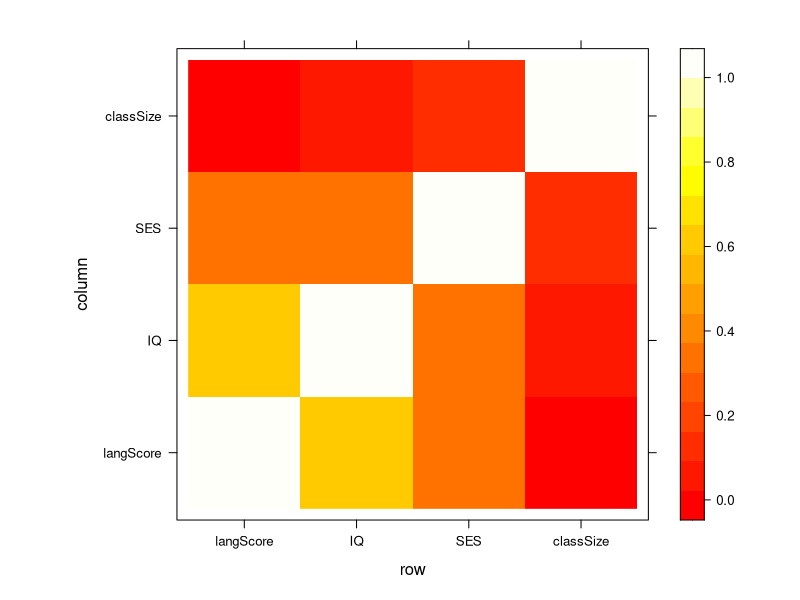

This figure's R source: (Note: this script raises an error after producing the figure.)
## ---- chunk 1
library(ggplot2)
library(MASS)
data(nlschools)
data(n) # use tab-complete to see details
df = data.frame(nlschools)
str(df)
## ---- chunk 2
df_corr = data.frame(cbind(df$lang, df$IQ, df$SES, df$GS))
colnames(df_corr) = c("langScore", "IQ", "SES", "classSize")
z <- cor(df_corr)

require(lattice)
levelplot(z, panel = panel.levelplot.raster, par.settings = list(regions = list(col = heat.colors(100))))
## ---- chunk 3
library(lme4)
rs0 = lm(lang ~ scale(IQ, scale=FALSE), data = df)
summary(rs0)
rs1 = lmer(lang ~ scale(IQ, scale=FALSE) + (1|class), data = df)
summary(rs1)
rs2 = lmer(lang ~ scale(IQ, scale=FALSE) + (1 + IQ |class), data = df)

# test models..
anova(rs0, rs1)
anova(rs1, rs2)

# or manually!
dev1 = -2*as.numeric(logLik(rs0))
dev2 = -2*as.numeric(logLik(rs1))

# get chisq p-stat (since diff in deviance has chi-sq distribution)
diff = dev1-dev2; diff
4 - length(rs0$coefficients)
pchisq(diff, df=2, lower.tail=FALSE)

summary(rs2)
coef(rs2)
## ---- chunk 4
rs3 = lmer(lang ~ scale(IQ, scale=FALSE) + scale(SES, scale=FALSE) + (1 |class), data = df)
summary(rs3)
## ---- chunk 5
with(df, coplot(lang ~ scale(IQ, scale = FALSE) | scale(SES, scale = FALSE), number = 3, rows = 1, overlap=0))

with(df, coplot(lang ~ scale(SES, scale = FALSE) | scale(IQ, scale = FALSE), number = 3, rows = 1, overlap=0))


rs3_inter = lmer(lang ~ scale(IQ) * scale(SES) + (1 |class), data = df)
summary(rs3_inter)

# Look into this interaction some more!
# Simple slope at scale(SES) + 1SD
rs3_hiSES = lmer(lang ~ scale(IQ) * I(scale(SES) - 1) + (1 |class), data = df)
summary(rs3_hiSES)

rs3_loSES = lmer(lang ~ scale(IQ) * I(scale(SES) + 1) + (1 |class), data = df)
summary(rs3_loSES)

ggplot(df, 
       aes(x=scale(IQ), 
           y=SES)) +  # Adding color
  geom_point(shape=1) +  
  theme_bw() + 
  # effect of IQ @mean SES
  geom_abline(aes(intercept=40.7814, slope=4.6214), colour='black') +
  # effect of IQ on  @+1SD SES
  geom_abline(aes(intercept=42.6243, slope=4.2792), colour='green') +
  # effect of IQ on  @-1SD SES
  geom_abline(aes(intercept=38.9386, slope=4.9637), colour='red')+
  ggtitle('Interaction between SES and IQ on Language Test Scores')
## ---- chunk 6
df$COMB_fac = factor(df$COMB)
levels(df$COMB_fac)

rs4 = lmer(lang ~  COMB_fac + (1 |class), data = df)
summary(rs4)

contrasts(df$COMB_fac) = c(1, -1)
#contrasts(df$COMB_fac) = c(-1, 1)
#contrasts(df$COMB_fac) = c(0, 1)
contrasts(df$COMB_fac)
rs4_v2 = lmer(lang ~  COMB_fac + (1 |class), data = df)
summary(rs4)

plot(lang ~  COMB_fac, data=df)
aggregate(lang ~ COMB_fac, data=df, mean)
## ---- chunk 7
tb = table(df$class)
tb
chisq.test(tb)
## ---- chunk 8
tb = table(df$COMB)
tb
chisq.test(tb)
prop.table(tb)
## ---- chunk 9
rs_glm = glmer(COMB ~ scale(SES) + (1 | class), family='binomial', data = df)
rs2_glm = glmer(COMB ~ scale(SES) + (1 + SES | class), family='binomial', data = df)
anova(rs_glm, rs2_glm)
summary(rs2_glm)
## ---- chunk 10
quantpf3 = quantile(df$SES, probs = c(0.34, 0.66))

df$SEScat = findInterval(df$SES, quantpf3)
df$SEScat  <- factor(df$SEScat , labels = c("LoSES", "MidSES", "HiSES"))
table(df$SEScat)

aggregate(SES ~ df$SEScat, data=df, mean)
## ---- chunk 11
tb = table(df$COMB, df$SEScat)
tb
chisq.test(tb)

prop.table(tb)
addmargins(tb)

# % of kids in non-combined class by SES category
316/467
586/807
756/1013
